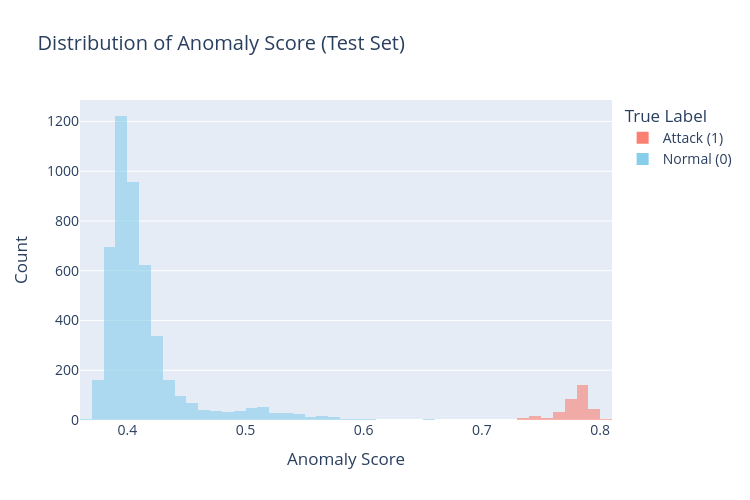

This figure's notebook cell:
### Markdown cell above
Finally, the distribution of anomaly scores in the test set is analyzed in order to assess how the Isolation Forest assigns scores to normal and attack samples.

Only the test set is selected for this analysis in order to evaluate the behavior of the model on unseen data containing both normal and attack samples.
A histogram of the anomaly score assigned by the Isolation Forest is generated:
- The horizontal axis represents the continuous anomaly score produced by the model.
- The vertical axis represents the number of samples falling within each score interval.

Separate distributions are plotted for normal and attack samples using different colors and a semi-transparent overlay:
- This allows a direct comparison of how anomaly scores are distributed for benign versus malicious traffic.
- The overlap between both histograms highlights regions where normal and attack samples receive similar anomaly scores.

### Code cell
import plotly.express as px

# Usar SOLO el conjunto de test
plot_df = df_all[df_all['split'] == 'test'].copy()

plot_df['True Label'] = plot_df['is_attack'].map({
    0: 'Normal (0)',
    1: 'Attack (1)'
})

fig = px.histogram(
    plot_df,
    x='anomaly_score',   # ✅ nombre de columna
    color='True Label',
    nbins=50,
    opacity=0.6,
    barmode='overlay',
    color_discrete_map={
        'Normal (0)': 'skyblue',
        'Attack (1)': 'salmon'
    },
    title='Distribution of Anomaly Score (Test Set)'
)

fig.update_layout(
    xaxis_title='Anomaly Score',
    yaxis_title='Count',
    legend_title='True Label',
    font=dict(size=14),
    width=750,
    height=500
)

fig.show()

### Figure 1 — Plotly figure (JSON) as saved in the notebook; plotly's stock layout.template omitted (floating-point values rounded to 4 significant figures; data arrays with more than 128 entries replaced by an {"elided": "..."} marker saying what was removed)
{"data": [{"bingroup": "x", "hovertemplate": "True Label=Attack (1)<br>anomaly_score=%{x}<br>count=%{y}<extra></extra>", "legendgroup": "Attack (1)", "marker": {"color": "salmon", "opacity": 0.6, "pattern": {"shape": ""}}, "name": "Attack (1)", "nbinsx": 50, "orientation": "v", "showlegend": true, "type": "histogram", "x": {"elided": "346 float values"}, "xaxis": "x", "yaxis": "y"}, {"bingroup": "x", "hovertemplate": "True Label=Normal (0)<br>anomaly_score=%{x}<br>count=%{y}<extra></extra>", "legendgroup": "Normal (0)", "marker": {"color": "skyblue", "opacity": 0.6, "pattern": {"shape": ""}}, "name": "Normal (0)", "nbinsx": 50, "orientation": "v", "showlegend": true, "type": "histogram", "x": {"elided": "4732 float values"}, "xaxis": "x", "yaxis": "y"}], "layout": {"barmode": "overlay", "font": {"size": 14}, "height": 500, "legend": {"title": {"text": "True Label"}, "tracegroupgap": 0}, "title": {"text": "Distribution of Anomaly Score (Test Set)"}, "width": 750, "xaxis": {"anchor": "y", "domain": [0, 1], "title": {"text": "Anomaly Score"}}, "yaxis": {"anchor": "x", "domain": [0, 1], "title": {"text": "Count"}}}}
